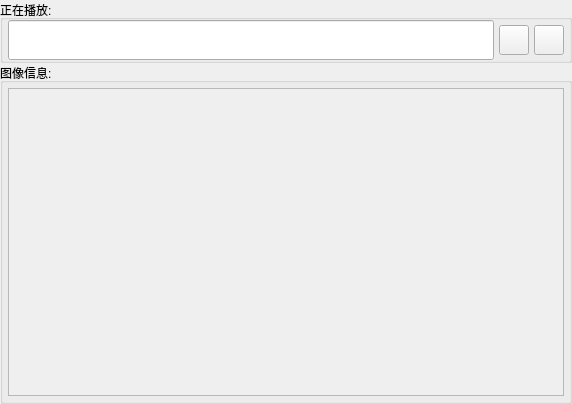
<?xml version="1.0" encoding="UTF-8"?>
<ui version="4.0">
 <class>rightwidget</class>
 <widget class="QWidget" name="rightwidget">
  <property name="geometry">
   <rect>
    <x>0</x>
    <y>0</y>
    <width>572</width>
    <height>404</height>
   </rect>
  </property>
  <property name="windowTitle">
   <string>Form</string>
  </property>
  <layout class="QVBoxLayout" name="verticalLayout" stretch="0,0">
   <property name="spacing">
    <number>0</number>
   </property>
   <property name="leftMargin">
    <number>0</number>
   </property>
   <property name="topMargin">
    <number>0</number>
   </property>
   <property name="rightMargin">
    <number>0</number>
   </property>
   <property name="bottomMargin">
    <number>0</number>
   </property>
   <item>
    <widget class="QGroupBox" name="groupBox_name">
     <property name="title">
      <string>正在播放:</string>
     </property>
     <layout class="QHBoxLayout" name="horizontalLayout_4">
      <property name="spacing">
       <number>5</number>
      </property>
      <property name="leftMargin">
       <number>5</number>
      </property>
      <property name="topMargin">
       <number>0</number>
      </property>
      <property name="rightMargin">
       <number>5</number>
      </property>
      <property name="bottomMargin">
       <number>0</number>
      </property>
      <item>
       <widget class="QLineEdit" name="lineEdit_name">
        <property name="minimumSize">
         <size>
          <width>0</width>
          <height>40</height>
         </size>
        </property>
       </widget>
      </item>
      <item>
       <widget class="PrimaryToolButton" name="pushButton_open">
        <property name="minimumSize">
         <size>
          <width>30</width>
          <height>30</height>
         </size>
        </property>
        <property name="maximumSize">
         <size>
          <width>30</width>
          <height>30</height>
         </size>
        </property>
        <property name="text">
         <string/>
        </property>
       </widget>
      </item>
      <item>
       <widget class="PrimaryToolButton" name="pushButton_full">
        <property name="minimumSize">
         <size>
          <width>30</width>
          <height>30</height>
         </size>
        </property>
        <property name="maximumSize">
         <size>
          <width>30</width>
          <height>30</height>
         </size>
        </property>
        <property name="text">
         <string/>
        </property>
       </widget>
      </item>
     </layout>
    </widget>
   </item>
   <item>
    <layout class="QHBoxLayout" name="horizontalLayout_3" stretch="0">
     <property name="spacing">
      <number>0</number>
     </property>
     <property name="rightMargin">
      <number>0</number>
     </property>
     <item>
      <widget class="QGroupBox" name="groupBox_info">
       <property name="title">
        <string>图像信息:</string>
       </property>
       <layout class="QHBoxLayout" name="horizontalLayout_5" stretch="2,3">
        <property name="spacing">
         <number>0</number>
        </property>
        <property name="leftMargin">
         <number>5</number>
        </property>
        <property name="topMargin">
         <number>5</number>
        </property>
        <property name="rightMargin">
         <number>5</number>
        </property>
        <property name="bottomMargin">
         <number>5</number>
        </property>
        <item>
         <widget class="QScrollArea" name="scrollArea">
          <property name="widgetResizable">
           <bool>true</bool>
          </property>
          <widget class="QWidget" name="scrollAreaWidgetContents">
           <property name="geometry">
            <rect>
             <x>0</x>
             <y>0</y>
             <width>221</width>
             <height>316</height>
            </rect>
           </property>
           <layout class="QGridLayout" name="gridLayout">
            <property name="leftMargin">
             <number>0</number>
            </property>
            <property name="topMargin">
             <number>0</number>
            </property>
            <property name="rightMargin">
             <number>0</number>
            </property>
            <property name="bottomMargin">
             <number>0</number>
            </property>
            <property name="spacing">
             <number>0</number>
            </property>
           </layout>
          </widget>
         </widget>
        </item>
        <item>
         <layout class="QHBoxLayout" name="horizontalLayout_2">
          <property name="spacing">
           <number>0</number>
          </property>
         </layout>
        </item>
       </layout>
      </widget>
     </item>
    </layout>
   </item>
  </layout>
 </widget>
 <customwidgets>
  <customwidget>
   <class>PrimaryToolButton</class>
   <extends>QPushButton</extends>
   <header>qfluentwidgets.components.widgets</header>
  </customwidget>
 </customwidgets>
 <resources/>
 <connections/>
</ui>
